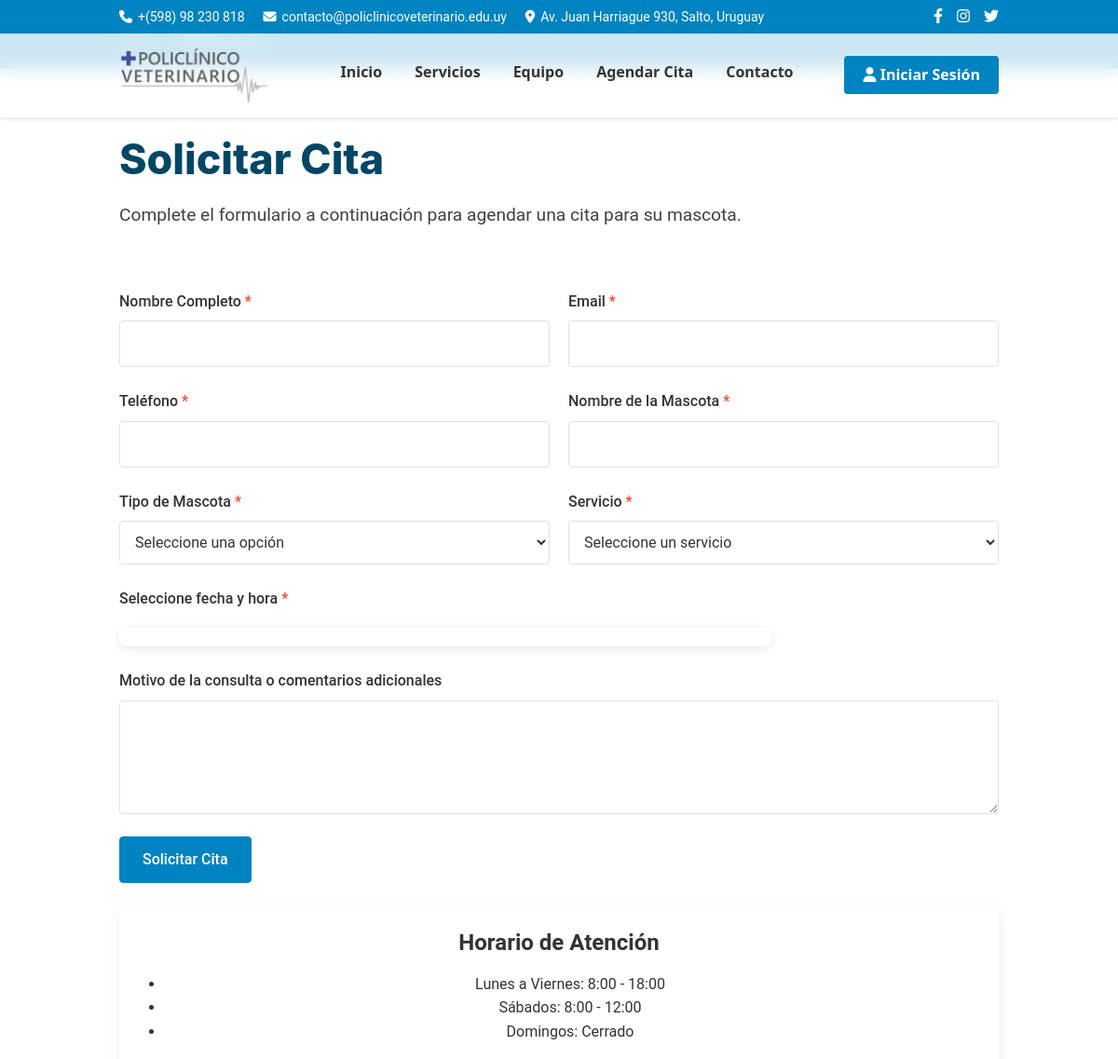
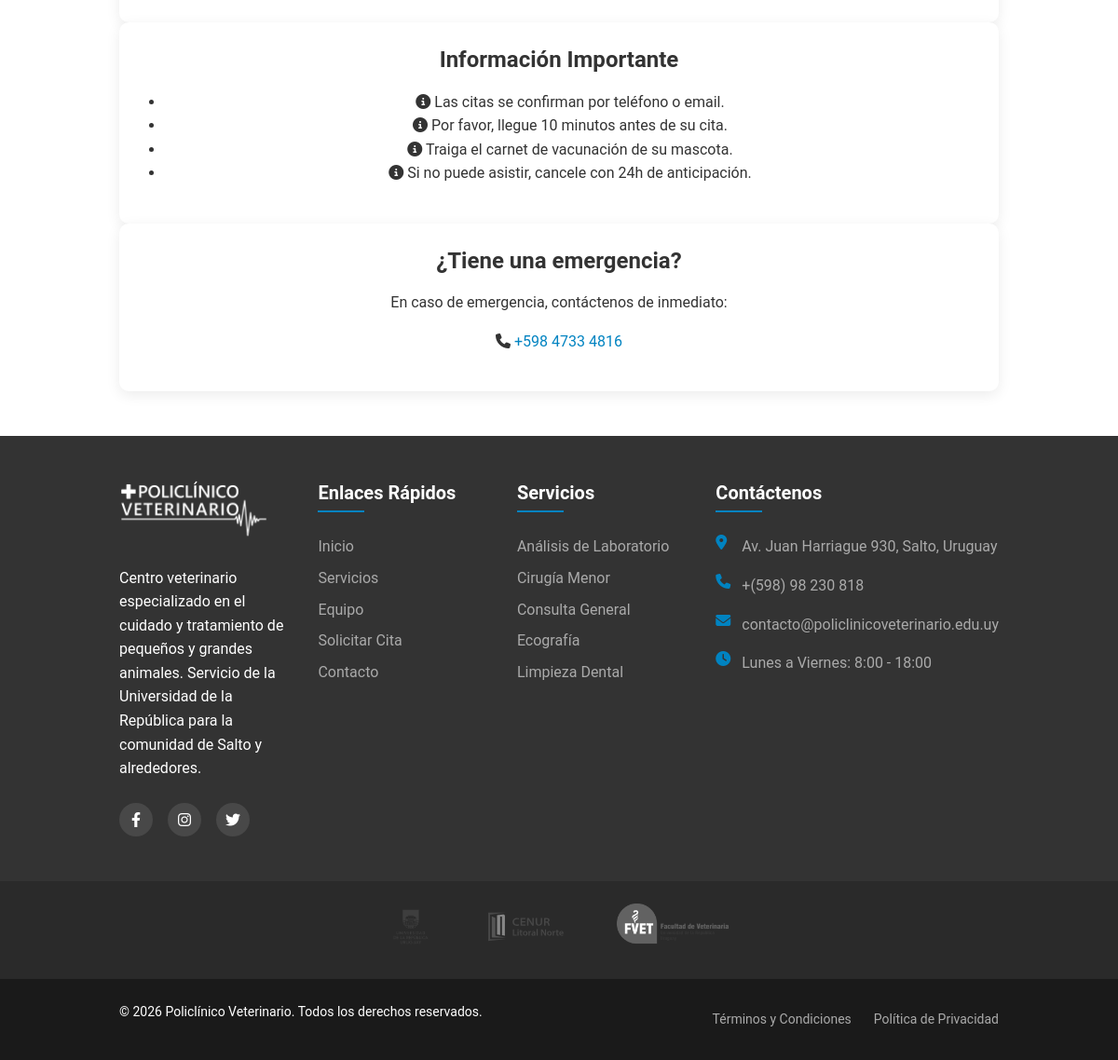
/citas.php, run on the app's committed database (2 pictures, top to bottom).
### tables this page shows
CREATE TABLE `servicios` (
  `id` int(11) NOT NULL AUTO_INCREMENT,
  `nombre` varchar(100) NOT NULL,
  `descripcion` text DEFAULT NULL,
  `precio` decimal(10,2) DEFAULT NULL,
  `duracion` int(11) DEFAULT NULL COMMENT 'Duración en minutos',
  `icono` varchar(50) DEFAULT 'fa-stethoscope',
  `imagen` varchar(255) DEFAULT NULL,
  `activo` tinyint(1) NOT NULL DEFAULT 1,
  `fecha_creacion` datetime NOT NULL DEFAULT current_timestamp(),
  `fecha_actualizacion` datetime DEFAULT NULL ON UPDATE current_timestamp(),
  PRIMARY KEY (`id`)
);

### includes/config.php (called while the page is built, shortened)
<?php
$config = [
    'site_name' => 'Policlínico Veterinario',
    'site_description' => 'Centro de atención veterinaria de la Universidad de la República',
    'site_email' => 'contacto@policlinicoveterinario.edu.uy',
    'site_phone' => '+(598) 98 230 818',
    'site_address' => 'Av. Juan Harriague 930, Salto, Uruguay',
     'site_url' => 'http://localhost/policlinico',
    'social_facebook' => 'https://www.facebook.com/policlinicoveterinario',
    'social_instagram' => 'https://www.instagram.com/policlinicoveterinario',
    'social_twitter' => 'https://twitter.com/policlinicoveterinario',
    'db_host' => 'localhost',
    'db_name' => 'policlinico_veterinario',
    'db_user' => 'root',
    'db_pass' => '',
    'db_charset' => 'utf8mb4',
    'mail_host' => 'marbarbozapintos@gmail.com',
    'mail_port' => 587,
    'mail_username' => 'marbarbozapintos',
    'mail_password' => 'password',
    'mail_encryption' => 'tls',
    'mail_from_name' => 'Policlínico Veterinario',
    'items_per_page' => 10,
    'max_file_size' => 5 * 1024 * 1024,
    'allowed_extensions' => ['jpg', 'jpeg', 'png', 'pdf', 'doc', 'docx'],
    'horario_inicio' => 8,
    'horario_fin' => 18,
    'duracion_cita' => 30,
    'dias_laborables' => [1, 2, 3, 4, 5],
    'debug_mode' => true,
];
function config($key, $default = null) {
    global $config;
    return $config[$key] ?? $default;
}

### includes/functions.php (called while the page is built, shortened)
<?php
function obtenerServicios($conn) {
    try {
        $sql = "SELECT * FROM servicios WHERE activo = 1 ORDER BY nombre";
        $resultado = $conn->query($sql);
        $servicios = [];
        if ($resultado->num_rows > 0) {
            while ($servicio = $resultado->fetch_assoc()) {
                $servicios[] = $servicio;
            }
        }
        return $servicios;
    } catch (Exception $e) {
        registrarError("Error al obtener servicios: " . $e->getMessage());
        return [];
    }
}

### citas.php (the view, shortened to what this page needs)
<?php
include 'includes/config.php';
include 'includes/functions.php';
$conn = conectarDB();
$datos = [
    'nombre' => '',
    'email' => '',
    'telefono' => '',
    'mascota_nombre' => '',
    'mascota_especie' => '',
    'servicio_id' => '',
    'fecha' => '',
    'hora' => '',
    'notas' => ''
];
$servicios = obtenerServicios($conn);
?>
<!DOCTYPE html>
<html lang="es">
<head>
    <link rel="stylesheet" href="https://cdnjs.cloudflare.com/ajax/libs/font-awesome/6.4.0/css/all.min.css">
<link rel="stylesheet" href="css/normalize.css">
<link rel="stylesheet" href="css/styles.css">
<link rel="stylesheet" href="https://cdn.jsdelivr.net/npm/fullcalendar@6.1.11/main.min.css">
</head>
<body>
    <?php include 'includes/header.php'; ?>
    <div class="breadcrumb">
        <div class="container">
            <ul>
                <li><a href="index.php">Inicio</a></li>
                <li>Agendar Cita</li>
            </ul>
        </div>
    </div>
    <section class="appointment section-padding">
        <div class="container">
            <div class="section-header">
                <h1>Solicitar Cita</h1>
                <p>Complete el formulario a continuación para agendar una cita para su mascota.</p>
            </div>
            <div class="appointment-content">
                <div class="appointment-form-container">
             <form id="appointmentForm" method="POST" action="<?php echo htmlspecialchars($_SERVER['PHP_SELF']); ?>">
                        <div class="form-row">
                            <div class="form-group">
                                <label for="nombre">Nombre Completo <span class="required">*</span></label>
                                <input type="text" id="nombre" name="nombre" value="<?php echo $datos['nombre']; ?>" required>
                            </div>
                            <div class="form-group">
                                <label for="email">Email <span class="required">*</span></label>
                                <input type="email" id="email" name="email" value="<?php echo $datos['email']; ?>" required>
                            </div>
                        </div>
                        <div class="form-row">
                            <div class="form-group">
                                <label for="telefono">Teléfono <span class="required">*</span></label>
                                <input type="tel" id="telefono" name="telefono" value="<?php echo $datos['telefono']; ?>" required>
                            </div>
                            <div class="form-group">
                                <label for="mascota_nombre">Nombre de la Mascota <span class="required">*</span></label>
                                <input type="text" id="mascota_nombre" name="mascota_nombre" value="<?php echo $datos['mascota_nombre']; ?>" required>
                            </div>
                        </div>
                        <div class="form-row">
                            <div class="form-group">
                                <label for="mascota_especie">Tipo de Mascota <span class="required">*</span></label>
                                <select id="mascota_especie" name="mascota_especie" required>
                                    <option value="">Seleccione una opción</option>
                                </select>
                            </div>
                            <div class="form-group">
                                <label for="servicio_id">Servicio <span class="required">*</span></label>
                                <select id="servicio_id" name="servicio_id" required>
                                    <option value="">Seleccione un servicio</option>
                                </select>
                            </div>
                        </div>
            <div class="form-group">
    <label>Seleccione fecha y hora <span class="required">*</span></label>
    <div id="calendar" style="margin-top:10px;"></div>
    </div>
<div class="form-group">
    <label for="notas">Motivo de la consulta o comentarios adicionales</label>
    <textarea id="notas" name="notas" rows="4"><?php echo $datos['notas']; ?></textarea>
</div>
<div class="form-group form-actions">
    <button type="submit" class="btn btn-primary">Solicitar Cita</button>
</div>
</form>
</div>
<div class="appointment-info">
    <div class="info-card">
        <h3>Horario de Atención</h3>
        <ul class="schedule-list">
            <li>
                <span class="day">Lunes a Viernes:</span>
                <span class="hours">8:00 - 18:00</span>
            </li>
            <li>
                <span class="day">Sábados:</span>
                <span class="hours">8:00 - 12:00</span>
            </li>
            <li>
                <span class="day">Domingos:</span>
                <span class="hours">Cerrado</span>
            </li>
        </ul>
    </div>
    <div class="info-card">
        <h3>Información Importante</h3>
        <ul class="info-list">
            <li><i class="fas fa-info-circle"></i> Las citas se confirman por teléfono o email.</li>
            <li><i class="fas fa-info-circle"></i> Por favor, llegue 10 minutos antes de su cita.</li>
            <li><i class="fas fa-info-circle"></i> Traiga el carnet de vacunación de su mascota.</li>
            <li><i class="fas fa-info-circle"></i> Si no puede asistir, cancele con 24h de anticipación.</li>
        </ul>
    </div>
    <div class="info-card">
        <h3>¿Tiene una emergencia?</h3>
        <p>En caso de emergencia, contáctenos de inmediato:</p>
        <p class="emergency-contact">
            <i class="fas fa-phone"></i>
            <a href="tel:+59847334816">+598 4733 4816</a>
        </p>
    </div>
</div>
</div>
</div>
</section>
    <?php include 'includes/footer.php'; ?>
</body>
</html>

### includes/footer.php (shortened to what this page needs)
<footer class="site-footer">
    <div class="footer-main">
        <div class="container">
            <div class="footer-columns">
                <div class="footer-column">
                    <div class="footer-logo">
                        <img src="assets/logo.png" alt="<?php echo SITE_NAME; ?>">
                    </div>
                    <p>Centro veterinario especializado en el cuidado y tratamiento de pequeños y grandes animales. Servicio de la Universidad de la República para la comunidad de Salto y alrededores.</p>
                    <div class="footer-social">
                        <a href="<?php echo config('social_facebook'); ?>" target="_blank" rel="noopener noreferrer"><i class="fab fa-facebook-f"></i></a>
                        <a href="<?php echo config('social_instagram'); ?>" target="_blank" rel="noopener noreferrer"><i class="fab fa-instagram"></i></a>
                        <a href="<?php echo config('social_twitter'); ?>" target="_blank" rel="noopener noreferrer"><i class="fab fa-twitter"></i></a>
                    </div>
                </div>
                <div class="footer-column">
                    <h3>Enlaces Rápidos</h3>
                    <ul class="footer-links">
                        <li><a href="index.php">Inicio</a></li>
                        <li><a href="servicios.php">Servicios</a></li>
                        <li><a href="equipo.php">Equipo</a></li>
                        <li><a href="citas.php">Solicitar Cita</a></li>
                        <li><a href="contacto.php">Contacto</a></li>
                    </ul>
                </div>
                <div class="footer-column">
                    <h3>Servicios</h3>
                    <ul class="footer-links">
                        <?php
                        $conn = conectarDB();
                        $servicios = obtenerServicios($conn);
                        $count = 0;
                        foreach ($servicios as $servicio) {
                            if ($count < 5) {
                                echo '<li><a href="servicios.php?id=' . $servicio['id'] . '">' . $servicio['nombre'] . '</a></li>';
                                $count++;
                            }
                        }
                        ?>
                    </ul>
                </div>
                <div class="footer-column">
                    <h3>Contáctenos</h3>
                    <ul class="footer-contact">
                        <li>
                            <i class="fas fa-map-marker-alt"></i>
                            <span><?php echo config('site_address'); ?></span>
                        </li>
                        <li>
                            <i class="fas fa-phone"></i>
                            <span><?php echo config('site_phone'); ?></span>
                        </li>
                        <li>
                            <i class="fas fa-envelope"></i>
                            <span><?php echo config('site_email'); ?></span>
                        </li>
                        <li>
                            <i class="fas fa-clock"></i>
                            <span>Lunes a Viernes: 8:00 - 18:00</span>
                        </li>
                    </ul>
                </div>
            </div>
        </div>
    </div>
    <div class="footer-affiliations">
        <div class="container">
            <div class="affiliation-logos">
                <a href="https://udelar.edu.uy/portal" target="_blank" rel="noopener noreferrer">
                    <img src="assets/universidad-republica.png" alt="Universidad de la República">
                </a>
                <a href="https://www.litoralnorte.udelar.edu.uy" target="_blank" rel="noopener noreferrer">
                    <img src="assets/logos/cenur-litoral-norte.svg" alt="CENUR Litoral Norte">
                </a>
                <a href="https://www.fvet.edu.uy" target="_blank" rel="noopener noreferrer">
                    <img src="assets/logos/fvet.png" alt="Facultad de Veterinaria">
                </a>
            </div>
        </div>
    </div>
    <div class="footer-bottom">
        <div class="container">
            <div class="copyright">
                <p>&copy; <?php echo date('Y'); ?> <?php echo SITE_NAME; ?>. Todos los derechos reservados.</p>
            </div>
            <div class="footer-nav">
                <ul>
                    <li><a href="terminos.php">Términos y Condiciones</a></li>
                    <li><a href="privacidad.php">Política de Privacidad</a></li>
                </ul>
            </div>
        </div>
    </div>
</footer>

### data on the page
servicios: nombre "Análisis de Laboratorio"
servicios: nombre "Cirugía Menor"
servicios: nombre "Consulta General"
servicios: nombre "Ecografía"
servicios: nombre "Limpieza Dental"

### other printed values
config('site_phone') "+(598) 98 230 818"
config('site_email') "contacto@policlinicoveterinario.edu.uy"
config('site_address') "Av. Juan Harriague 930, Salto, Uruguay"
SITE_NAME "Policlínico Veterinario"
